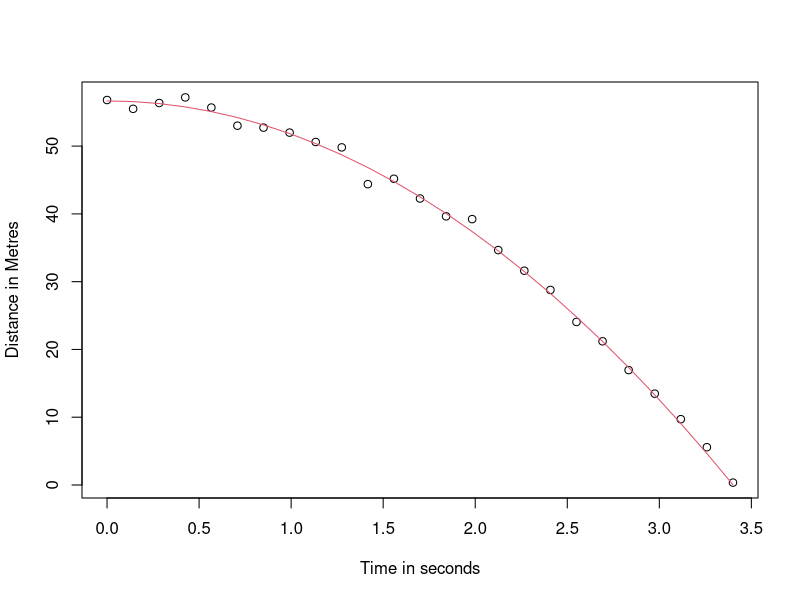
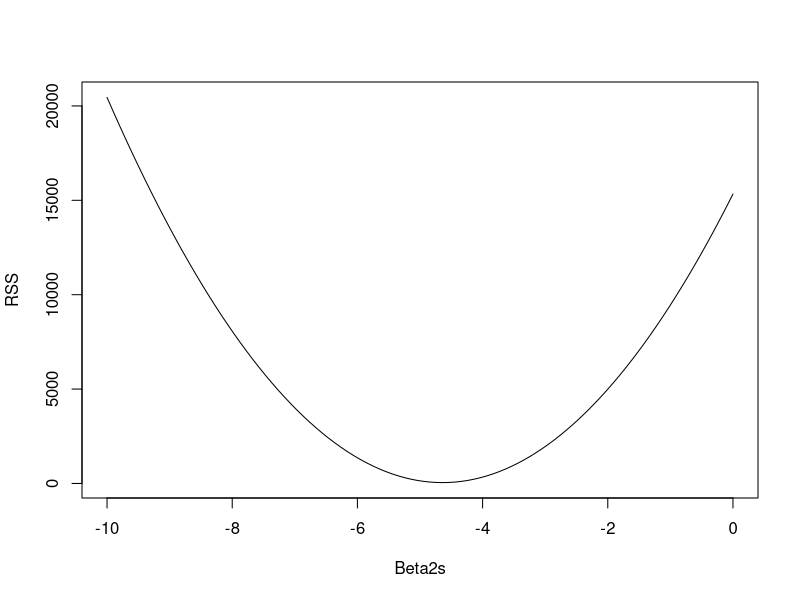

The R script that drew these images, in order:
#MATRIX ALGEBRA IN PRACTISE 1 -----------------------------------------------------------

g = 9.8 #gravitational acceleration
n = 25 #observations
tt = seq(0,3.4,len=n) #timeframe
f = 56.67 + 0*tt -0.5*g*tt^2 #56.67 is height of tower of piza
y = f + rnorm(n,sd=1) #Observational error
plot(tt,y,xlab="Time in seconds",ylab = "Distance in Metres") #What we got
lines(tt,f,col=2) #What we expected

#Define function for residual sum of squares
rss = function(Beta0,Beta1,Beta2){
  r = y - (Beta0+Beta1*tt+Beta2*tt^2)
  sum (r^2)
}

Beta2s = seq(-10,0,len=100)
RSS = sapply(Beta2s,rss,Beta0=55,Beta1=0) #Beta are guesses
plot(Beta2s,RSS,type="l")

#OR simply just do:

tt2 = tt^2
fit = lm(y~tt+tt2)
summary(fit)

#MATRIX ALGEBRA IN PRACTISE 2 ----------------------------------------------------------
#Obtain least square estimate

#1 create X matrix with covariates as functions
X = cbind(1,tt,tt^2)

#2 Define an arbitrary Beta
Beta = matrix(c(55,0,5),3,1)

#3 do obs error - X times Beta using matrix operation to find residuals
r =y - X%*%Beta

#4 get RSS
RSS = t(r)%*%r
RSS
rss(55,0,5)
#using crossprod
RSS2 = crossprod(r)
RSS2

#5 get least squares estimates
Betahat = solve(t(X)%*%X)%*%t(X)%*%y
Betahat
#using crossprod
betahat = solve(crossprod(X))%*%crossprod(X,y)
betahat

#alternative to solve since it is unstable
QR = qr(X)
Q = qr.Q(QR)
R = qr.R(QR)
backsolve(R,crossprod(Q,y))
